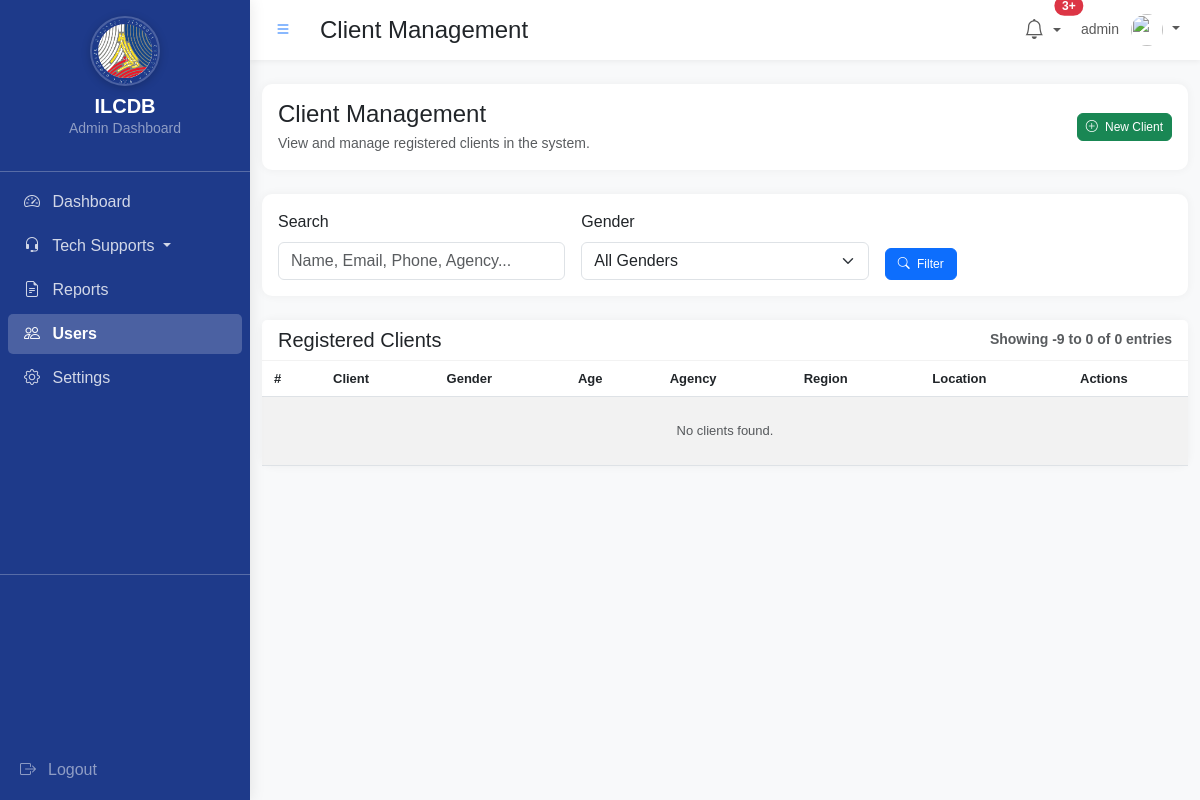
The app's page /admin/users.php (signed in), older data.
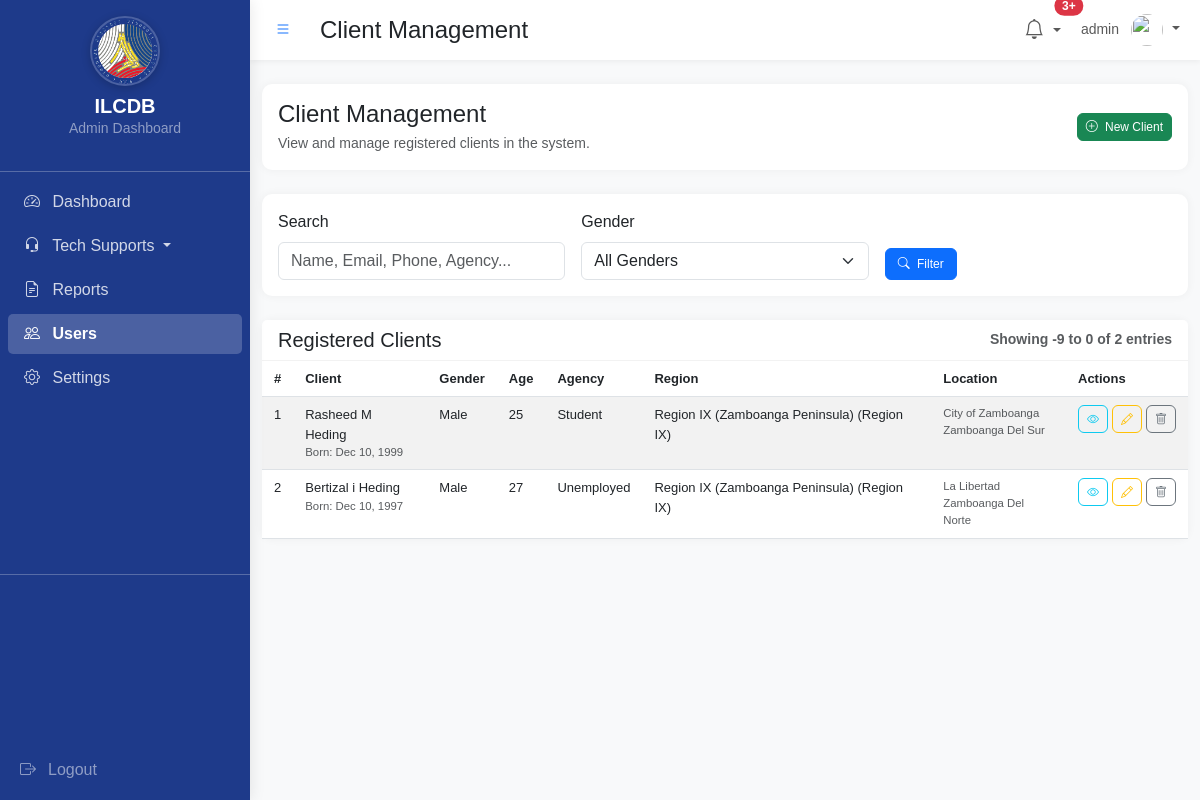
The same page, newer data.
### tables this page shows
CREATE TABLE `clients` (
  `id` int(11) NOT NULL,
  `firstname` varchar(50) NOT NULL,
  `surname` varchar(50) NOT NULL,
  `middle_initial` char(1) DEFAULT NULL,
  `client_name` varchar(100) NOT NULL,
  `agency` varchar(100) NOT NULL,
  `gender` varchar(10) NOT NULL,
  `birthdate` date NOT NULL,
  `region` varchar(50) NOT NULL,
  `region_id` int(11) DEFAULT NULL,
  `province_id` int(11) DEFAULT NULL,
  `district_id` int(11) DEFAULT NULL,
  `municipality_id` int(11) DEFAULT NULL,
  `email` varchar(255) DEFAULT NULL,
  `phone` varchar(50) DEFAULT NULL,
  `created_at` timestamp NOT NULL DEFAULT current_timestamp()
);

CREATE TABLE `regions` (
  `id` int(11) NOT NULL,
  `region_code` varchar(20) NOT NULL,
  `region_name` varchar(100) NOT NULL,
  `created_at` timestamp NOT NULL DEFAULT current_timestamp(),
  `updated_at` timestamp NOT NULL DEFAULT current_timestamp() ON UPDATE current_timestamp()
);

CREATE TABLE `municipalities` (
  `id` int(11) NOT NULL,
  `municipality_name` varchar(100) NOT NULL,
  `municipality_code` varchar(20) DEFAULT NULL,
  `province_id` int(11) NOT NULL,
  `district_id` int(11) DEFAULT NULL,
  `created_at` timestamp NOT NULL DEFAULT current_timestamp(),
  `updated_at` timestamp NOT NULL DEFAULT current_timestamp() ON UPDATE current_timestamp()
);

CREATE TABLE `provinces` (
  `id` int(11) NOT NULL,
  `province_name` varchar(100) NOT NULL,
  `province_code` varchar(20) DEFAULT NULL,
  `region_id` int(11) NOT NULL,
  `created_at` timestamp NOT NULL DEFAULT current_timestamp(),
  `updated_at` timestamp NOT NULL DEFAULT current_timestamp() ON UPDATE current_timestamp()
);

### admin/users.php (the view, shortened to what the changed rows need)
<?php
require_once '../includes/crud_operations.php';
$current_page = isset($_GET['page']) ? (int)$_GET['page'] : 1;
$records_per_page = 10;
$offset = ((int)$current_page - 1) * (int)$records_per_page;
try {
    $base_query = "SELECT c.*,
                   r.region_name, r.region_code,
                   p.province_name,
                   d.district_name,
                   m.municipality_name,
                   TIMESTAMPDIFF(YEAR, c.birthdate, CURDATE()) as age
                   FROM clients c
                   LEFT JOIN regions r ON c.region_id = r.id
                   LEFT JOIN provinces p ON c.province_id = p.id
                   LEFT JOIN districts d ON c.district_id = d.id
                   LEFT JOIN municipalities m ON c.municipality_id = m.id";
    $count_query = "SELECT COUNT(*) as total FROM clients c
                    LEFT JOIN regions r ON c.region_id = r.id";
    $params = array();
    $base_query .= " ORDER BY c.id DESC LIMIT ? OFFSET ?";
    $params[] = $records_per_page;
    $params[] = $offset;
    $stmt = $conn->prepare($base_query);
    if (!empty($params)) {
        $stmt->bind_param(str_repeat("s", count($params)), ...$params);
    }
    $stmt->execute();
    $result = $stmt->get_result();
    $clients = $result->fetch_all(MYSQLI_ASSOC);
    $stmt = $conn->prepare($count_query);
    $stmt->execute();
    $count_result = $stmt->get_result();
    $count_row = $count_result->fetch_assoc();
    $total_records = $count_row['total'];
} catch (Exception $e) {
    $error_message = "Error: " . $e->getMessage();
    $clients = [];
    $total_records = 0;
}
?>
<!DOCTYPE html>
<html lang="en">
<head>
    <link href="https://cdn.jsdelivr.net/npm/bootstrap@5.3.0-alpha1/dist/css/bootstrap.min.css" rel="stylesheet">
    <link href="https://cdn.jsdelivr.net/npm/bootstrap-icons@1.10.0/font/bootstrap-icons.css" rel="stylesheet">
</head>
<body>
    <?php include 'includes/sidebar.php'; ?>
    <div class="container-fluid py-4">
        <div class="card mb-4">
            <div class="card-body">
                <div class="d-flex justify-content-between align-items-center">
                    <div>
                        <h2 class="card-title h4 mb-1">Client Management</h2>
                    </div>
                </div>
            </div>
        </div>
        <div class="card">
            <div class="card-header d-flex justify-content-between align-items-center">
                <h5 class="card-title mb-0">Registered Clients</h5>
                <span class="text-muted small">
                    Showing <?php echo min((int)$total_records, 1 + ((int)$current_page - 1) * (int)$records_per_page); ?> to <?php echo min((int)$total_records, (int)$current_page * (int)$records_per_page); ?> of <?php echo (int)$total_records; ?> entries
                </span>
            </div>
            <div class="table-container">
                <table class="table table-hover table-striped compact-table mb-0">
                    <thead>                        <tr>
                            <th scope="col">#</th>
                            <th scope="col">Client</th>
                            <th scope="col">Gender</th>
                            <th scope="col">Age</th>
                            <th scope="col">Agency</th>
                            <th scope="col">Region</th>
                            <th scope="col">Location</th>
                            <th scope="col">Actions</th>
                        </tr>
                    </thead>
                    <tbody>                        <?php if (empty($clients)): ?>
                        <tr>
                            <td colspan="8" class="text-center py-4 text-muted">
                                No clients found.
                            </td>
                        </tr>
                        <?php else: ?>
                            <?php
                            $count = max(1, ((int)$current_page - 1) * (int)$records_per_page + 1);
                            foreach ($clients as $client):
                                $fullname = trim($client['firstname'] . ' ' .
                                    ($client['middle_initial'] ? $client['middle_initial'] . ' ' : '') .
                                    $client['surname']);
                            ?>
                            <tr>
                                <td><?php echo $count++; ?></td>
                                <td>
                                    <div class="fw-medium"><?php echo htmlspecialchars($fullname); ?></div>
                                    <div class="small text-muted">
                                        Born: <?php echo date('M d, Y', strtotime($client['birthdate'])); ?>
                                    </div>
                                </td>
                                <td><?php echo htmlspecialchars($client['gender']); ?></td>
                                <td><?php echo !empty($client['age']) ? (int)$client['age'] : ''; ?></td>
                                <td><?php echo htmlspecialchars($client['agency']); ?></td>                                <td>
                                    <?php
                                    echo htmlspecialchars($client['region_name'] ?? $client['region']);
                                    if (!empty($client['region_code'])) {
                                        echo ' (' . htmlspecialchars($client['region_code']) . ')';
                                    }
                                    ?>
                                </td>
                                <td>
                                    <div class="small text-muted">
                                        <?php if ($client['municipality_name']): ?>
                                            <?php echo htmlspecialchars($client['municipality_name']); ?>
                                        <?php endif; ?>
                                        <?php if ($client['province_name']): ?>
                                            <br><?php echo htmlspecialchars($client['province_name']); ?>
                                        <?php endif; ?>
                                    </div>
                                </td>
                                <td>
                                    <div class="d-flex gap-1 justify-content-start">
                                        <button type="button" class="btn btn-sm btn-outline-info flex-fill"
                                               onclick="viewClient(<?php echo $client['id']; ?>)"
                                               title="View client details"
                                               data-bs-toggle="tooltip">
                                            <i class="bi bi-eye"></i>
                                        </button>
                                        <button type="button" class="btn btn-sm btn-outline-warning flex-fill"
                                               onclick="editClient(<?php echo $client['id']; ?>)"
                                               title="Edit client"
                                               data-bs-toggle="tooltip">
                                            <i class="bi bi-pencil"></i>
                                        </button>
                                        <button type="button" class="btn btn-sm btn-outline-secondary flex-fill"
                                               onclick="deleteClient(<?php echo $client['id']; ?>)"
                                               title="Delete client"
                                               data-bs-toggle="tooltip">
                                            <i class="bi bi-trash"></i>
                                        </button>
                                    </div>
                                </td>
                            </tr>
                            <?php endforeach; ?>
                        <?php endif; ?>
                    </tbody>
                </table>            </div>
        </div>
    </div>
</body>
</html>

Row changes from the older to the newer data that the page shows:
added clients: fullname "Rasheed M Heding", birthdate "Dec 10, 1999", gender "Male", age "25", agency "Student", region.region_name "Region IX (Zamboanga Peninsula)", region.region_code "Region IX", municipality.municipality_name "City of Zamboanga", province.province_name "Zamboanga Del Sur"
added clients: fullname "Bertizal i Heding", birthdate "Dec 10, 1997", gender "Male", age "27", agency "Unemployed", region.region_name "Region IX (Zamboanga Peninsula)", region.region_code "Region IX", municipality.municipality_name "La Libertad", province.province_name "Zamboanga Del Norte"
Text that changed along with them:
$total_records: "0" → "2"
text no longer shown: "No clients found."
